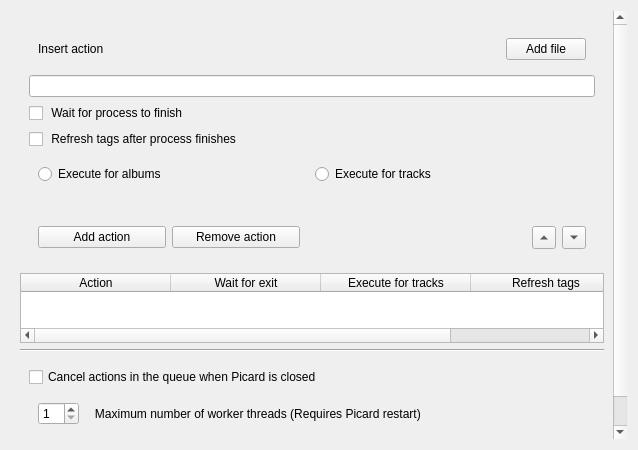
<?xml version="1.0" encoding="UTF-8"?>
<ui version="4.0">
 <class>PostTaggingActions</class>
 <widget class="QWidget" name="PostTaggingActions">
  <property name="geometry">
   <rect>
    <x>0</x>
    <y>0</y>
    <width>638</width>
    <height>450</height>
   </rect>
  </property>
  <property name="minimumSize">
   <size>
    <width>100</width>
    <height>0</height>
   </size>
  </property>
  <property name="windowTitle">
   <string>Form</string>
  </property>
  <layout class="QVBoxLayout" name="verticalLayout">
   <item>
    <widget class="QScrollArea" name="scrollArea">
     <property name="frameShape">
      <enum>QFrame::NoFrame</enum>
     </property>
     <property name="widgetResizable">
      <bool>true</bool>
     </property>
     <widget class="QWidget" name="scrollAreaWidgetContents">
      <property name="geometry">
       <rect>
        <x>0</x>
        <y>-70</y>
        <width>606</width>
        <height>502</height>
       </rect>
      </property>
      <layout class="QVBoxLayout">
       <item>
        <widget class="QWidget" name="action_widget" native="true">
         <layout class="QVBoxLayout" name="_2">
          <item>
           <widget class="QWidget" name="widget_2" native="true">
            <layout class="QHBoxLayout" name="horizontalLayout_3">
             <item>
              <widget class="QLabel" name="label_3">
               <property name="text">
                <string>Insert action</string>
               </property>
              </widget>
             </item>
             <item>
              <widget class="QPushButton" name="add_file_path">
               <property name="sizePolicy">
                <sizepolicy hsizetype="Maximum" vsizetype="Fixed">
                 <horstretch>0</horstretch>
                 <verstretch>0</verstretch>
                </sizepolicy>
               </property>
               <property name="toolTip">
                <string>Add a file path to the command line.</string>
               </property>
               <property name="text">
                <string>Add file</string>
               </property>
               <property name="checkable">
                <bool>false</bool>
               </property>
              </widget>
             </item>
            </layout>
           </widget>
          </item>
          <item>
           <widget class="QLineEdit" name="action"/>
          </item>
          <item>
           <widget class="QCheckBox" name="wait">
            <property name="toolTip">
             <string>If checked, the next action runs immediately.</string>
            </property>
            <property name="text">
             <string> Wait for process to finish</string>
            </property>
           </widget>
          </item>
          <item>
           <widget class="QCheckBox" name="refresh">
            <property name="toolTip">
             <string>&lt;html&gt;&lt;head/&gt;&lt;body&gt;&lt;p&gt;If checked, the album will &amp;quot;refresh&amp;quot; after this action finishes.&lt;/p&gt;&lt;/body&gt;&lt;/html&gt;</string>
            </property>
            <property name="text">
             <string> Refresh tags after process finishes</string>
            </property>
           </widget>
          </item>
          <item>
           <widget class="QWidget" name="widget_3" native="true">
            <layout class="QHBoxLayout" name="horizontalLayout_6">
             <item>
              <widget class="QRadioButton" name="albums">
               <property name="toolTip">
                <string>Makes the action execute once for each album tagged.</string>
               </property>
               <property name="text">
                <string>Execute for albums</string>
               </property>
              </widget>
             </item>
             <item>
              <widget class="QRadioButton" name="tracks">
               <property name="toolTip">
                <string>Makes the action run once for each track tagged.</string>
               </property>
               <property name="text">
                <string>Execute for tracks</string>
               </property>
              </widget>
             </item>
            </layout>
           </widget>
          </item>
         </layout>
        </widget>
       </item>
       <item>
        <widget class="QWidget" name="table_commands" native="true">
         <layout class="QHBoxLayout" name="horizontalLayout_2">
          <item>
           <widget class="QWidget" name="widget" native="true">
            <layout class="QHBoxLayout" name="horizontalLayout_5">
             <item>
              <widget class="QPushButton" name="add_action">
               <property name="toolTip">
                <string>Add the action at the bottom of the queue.</string>
               </property>
               <property name="text">
                <string>Add action</string>
               </property>
              </widget>
             </item>
             <item>
              <widget class="QPushButton" name="remove_action">
               <property name="toolTip">
                <string>Remove the selected action.</string>
               </property>
               <property name="text">
                <string>Remove action</string>
               </property>
              </widget>
             </item>
            </layout>
           </widget>
          </item>
          <item alignment="Qt::AlignRight">
           <widget class="QWidget" name="widget" native="true">
            <layout class="QHBoxLayout" name="horizontalLayout_4">
             <item>
              <widget class="QToolButton" name="up">
               <property name="text">
                <string/>
               </property>
               <property name="arrowType">
                <enum>Qt::UpArrow</enum>
               </property>
              </widget>
             </item>
             <item>
              <widget class="QToolButton" name="down">
               <property name="text">
                <string/>
               </property>
               <property name="arrowType">
                <enum>Qt::DownArrow</enum>
               </property>
              </widget>
             </item>
            </layout>
           </widget>
          </item>
         </layout>
        </widget>
       </item>
       <item>
        <widget class="QTableWidget" name="table">
         <property name="toolTip">
          <string>Actions at the top of the list run first. Use the buttons on the right to reorder the selected action.</string>
         </property>
         <property name="sizeAdjustPolicy">
          <enum>QAbstractScrollArea::AdjustToContents</enum>
         </property>
         <property name="editTriggers">
          <set>QAbstractItemView::NoEditTriggers</set>
         </property>
         <property name="selectionMode">
          <enum>QAbstractItemView::SingleSelection</enum>
         </property>
         <property name="selectionBehavior">
          <enum>QAbstractItemView::SelectRows</enum>
         </property>
         <attribute name="horizontalHeaderDefaultSectionSize">
          <number>150</number>
         </attribute>
         <column>
          <property name="text">
           <string>Action</string>
          </property>
         </column>
         <column>
          <property name="text">
           <string>   Wait for exit   </string>
          </property>
         </column>
         <column>
          <property name="text">
           <string>   Execute for tracks   </string>
          </property>
         </column>
         <column>
          <property name="text">
           <string>   Refresh tags   </string>
          </property>
         </column>
        </widget>
       </item>
       <item>
        <widget class="Line" name="line">
         <property name="frameShadow">
          <enum>QFrame::Sunken</enum>
         </property>
         <property name="orientation">
          <enum>Qt::Horizontal</enum>
         </property>
        </widget>
       </item>
       <item>
        <widget class="QFrame" name="frame">
         <layout class="QVBoxLayout" name="verticalLayout_2">
          <item>
           <widget class="QCheckBox" name="cancel">
            <property name="toolTip">
             <string>&lt;html&gt;&lt;head/&gt;&lt;body&gt;&lt;p&gt;If &lt;span style=&quot; font-weight:700;&quot;&gt;not &lt;/span&gt;checked, when Picard is closed, it will wait for the actions to finish in the background.&lt;/p&gt;&lt;/body&gt;&lt;/html&gt;</string>
            </property>
            <property name="text">
             <string>Cancel actions in the queue when Picard is closed</string>
            </property>
           </widget>
          </item>
          <item>
           <widget class="QWidget" name="widget_4" native="true">
            <layout class="QHBoxLayout" name="horizontalLayout">
             <item>
              <widget class="QSpinBox" name="max_workers">
               <property name="sizePolicy">
                <sizepolicy hsizetype="Maximum" vsizetype="Fixed">
                 <horstretch>0</horstretch>
                 <verstretch>0</verstretch>
                </sizepolicy>
               </property>
               <property name="minimum">
                <number>1</number>
               </property>
               <property name="maximum">
                <number>64</number>
               </property>
              </widget>
             </item>
             <item>
              <widget class="QLabel" name="label_2">
               <property name="toolTip">
                <string>Sets the number of background threads executing the actions</string>
               </property>
               <property name="text">
                <string>   Maximum number of worker threads (Requires Picard restart)</string>
               </property>
              </widget>
             </item>
            </layout>
           </widget>
          </item>
          <item>
           <widget class="QLabel" name="label">
            <property name="text">
             <string>&lt;html&gt;&lt;head/&gt;&lt;body&gt;&lt;p&gt;Hover over each item to know more, or take a peek at the user guide &lt;a href=&quot;https://github.com/metabrainz/picard-plugins/tree/2.0/plugins/post_tagging_actions/docs/guide.md&quot;&gt;&lt;span style=&quot; text-decoration: underline; color:#3584e4;&quot;&gt;here.&lt;/span&gt;&lt;/a&gt;&lt;/p&gt;&lt;/body&gt;&lt;/html&gt;</string>
            </property>
            <property name="openExternalLinks">
             <bool>true</bool>
            </property>
           </widget>
          </item>
         </layout>
        </widget>
       </item>
       <item>
        <spacer name="verticalSpacer">
         <property name="orientation">
          <enum>Qt::Vertical</enum>
         </property>
         <property name="sizeHint" stdset="0">
          <size>
           <width>20</width>
           <height>40</height>
          </size>
         </property>
        </spacer>
       </item>
      </layout>
     </widget>
    </widget>
   </item>
  </layout>
 </widget>
 <resources/>
 <connections/>
</ui>
